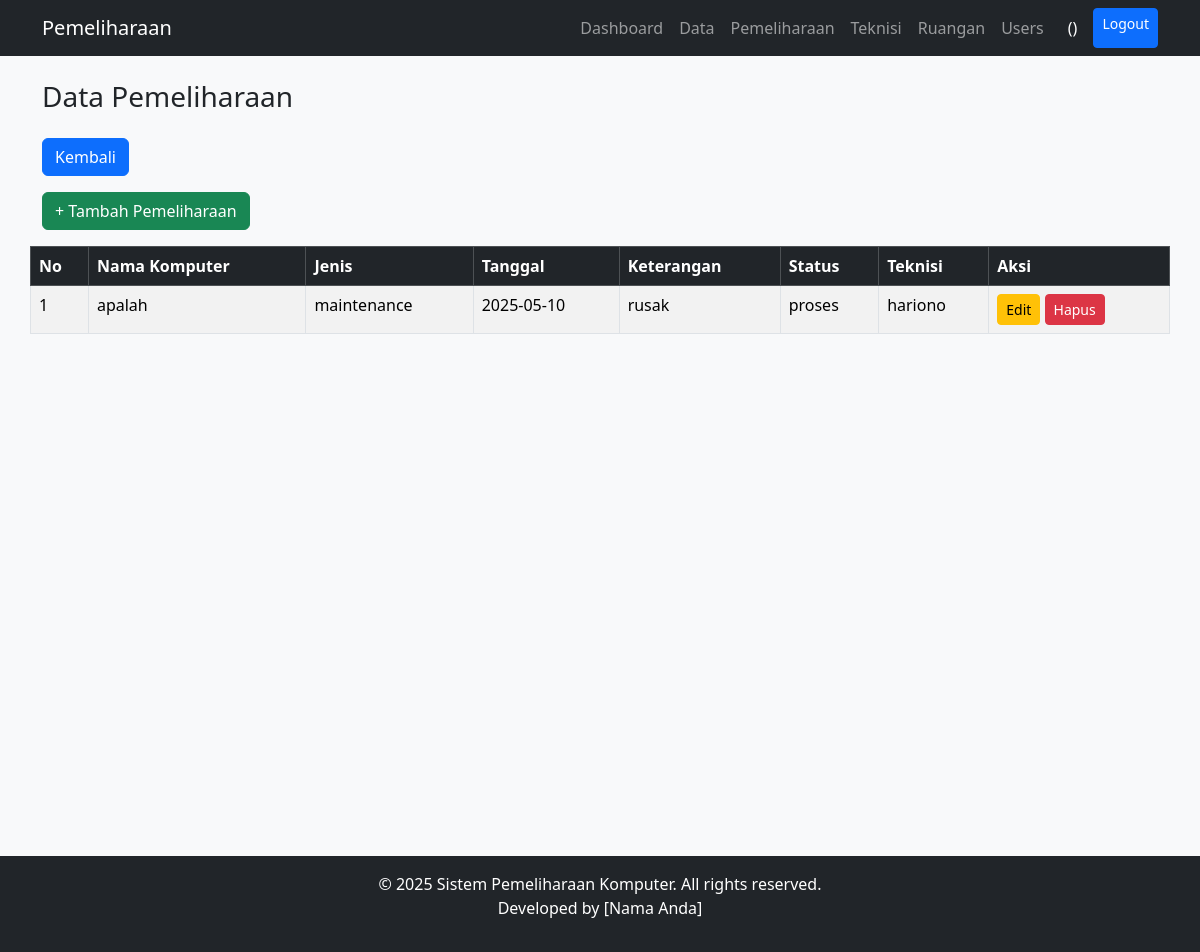
The app's page /pemeliharaan/index.php with its own data.
### tables this page shows
CREATE TABLE `tpemeliharaan` (
  `id_pemeliharaan` int NOT NULL,
  `id_komputer` int DEFAULT NULL,
  `tanggal_pemeliharaan` date DEFAULT NULL,
  `jenis_pemeliharaan` varchar(100) DEFAULT NULL,
  `keterangan` text,
  `status` varchar(50) DEFAULT NULL,
  `id_teknisi` int DEFAULT NULL
);

CREATE TABLE `tkomputer` (
  `id_komputer` int NOT NULL,
  `nama_komputer` varchar(100) DEFAULT NULL,
  `tipe_komputer` varchar(50) DEFAULT NULL,
  `prosesor` varchar(100) DEFAULT NULL,
  `ram` varchar(50) DEFAULT NULL,
  `penyimpanan` varchar(50) DEFAULT NULL,
  `sistem_operasi` varchar(50) DEFAULT NULL,
  `id_ruangan` int DEFAULT NULL,
  `tanggal_pembelian` date DEFAULT NULL,
  `status` enum('aktif','rusak','maintenance','lain-lain') DEFAULT NULL
);

CREATE TABLE `tteknisi` (
  `id_teknisi` int NOT NULL,
  `nama_teknisi` varchar(100) DEFAULT NULL,
  `telpon` varchar(20) DEFAULT NULL,
  `email` varchar(100) DEFAULT NULL,
  `alamat` text
);

### pemeliharaan/index.php (the view, shortened to what this page needs)
<?php
include '../config/koneksi.php';
include '../template/navbar.php';
include '../template/header.php';
?>
<div class="container d-flex flex-column min-vh-100">
    <div class="flex-fill">
        <div class="row mt-4">
            <h3>Data Pemeliharaan</h3>
            <div class="col-md-3 mt-3">
                <a href="../home/dashboard.php" class="btn btn-primary mb-3">Kembali</a>
                <a href="tambah.php" class="btn btn-success mb-3">+ Tambah Pemeliharaan</a>
            </div>
            <table class="table table-bordered table-striped">
                <thead class="table-dark">
                    <tr>
                        <th>No</th>
                        <th>Nama Komputer</th>
                        <th>Jenis</th>
                        <th>Tanggal</th>
                        <th>Keterangan</th>
                        <th>Status</th>
                        <th>Teknisi</th>
                        <th>Aksi</th>
                    </tr>
                </thead>
                <tbody>
                <?php
                $no = 1;
                $sql = "SELECT p.*, k.nama_komputer, t.nama_teknisi
                        FROM tpemeliharaan p
                        JOIN tkomputer k ON p.id_komputer = k.id_komputer
                        JOIN tteknisi t ON p.id_teknisi = t.id_teknisi";
                $result = $conn->query($sql);
                while($row = $result->fetch_assoc()):
                ?>
                    <tr>
                        <td><?= $no++ ?></td>
                        <td><?= $row['nama_komputer'] ?></td>
                        <td><?= $row['jenis_pemeliharaan'] ?></td>
                        <td><?= $row['tanggal_pemeliharaan'] ?></td>
                        <td><?= $row['keterangan'] ?></td>
                        <td><?= $row['status'] ?></td>
                        <td><?= $row['nama_teknisi'] ?></td>
                        <td>
                            <a href="edit.php?id=<?= $row['id_pemeliharaan'] ?>" class="btn btn-warning btn-sm">Edit</a>
                            <a href="hapus.php?id=<?= $row['id_pemeliharaan'] ?>" onclick="return confirm('Yakin?')" class="btn btn-danger btn-sm">Hapus</a>
                        </td>
                    </tr>
                <?php endwhile; ?>
                </tbody>
            </table>
        </div>
    </div>
</div>
<?php
    include '../template/footer.php';
?>

### records on screen
tpemeliharaan: id_komputer.nama_komputer "apalah", jenis_pemeliharaan "maintenance", tanggal_pemeliharaan "2025-05-10", keterangan "rusak", status "proses", id_teknisi.nama_teknisi "hariono"
